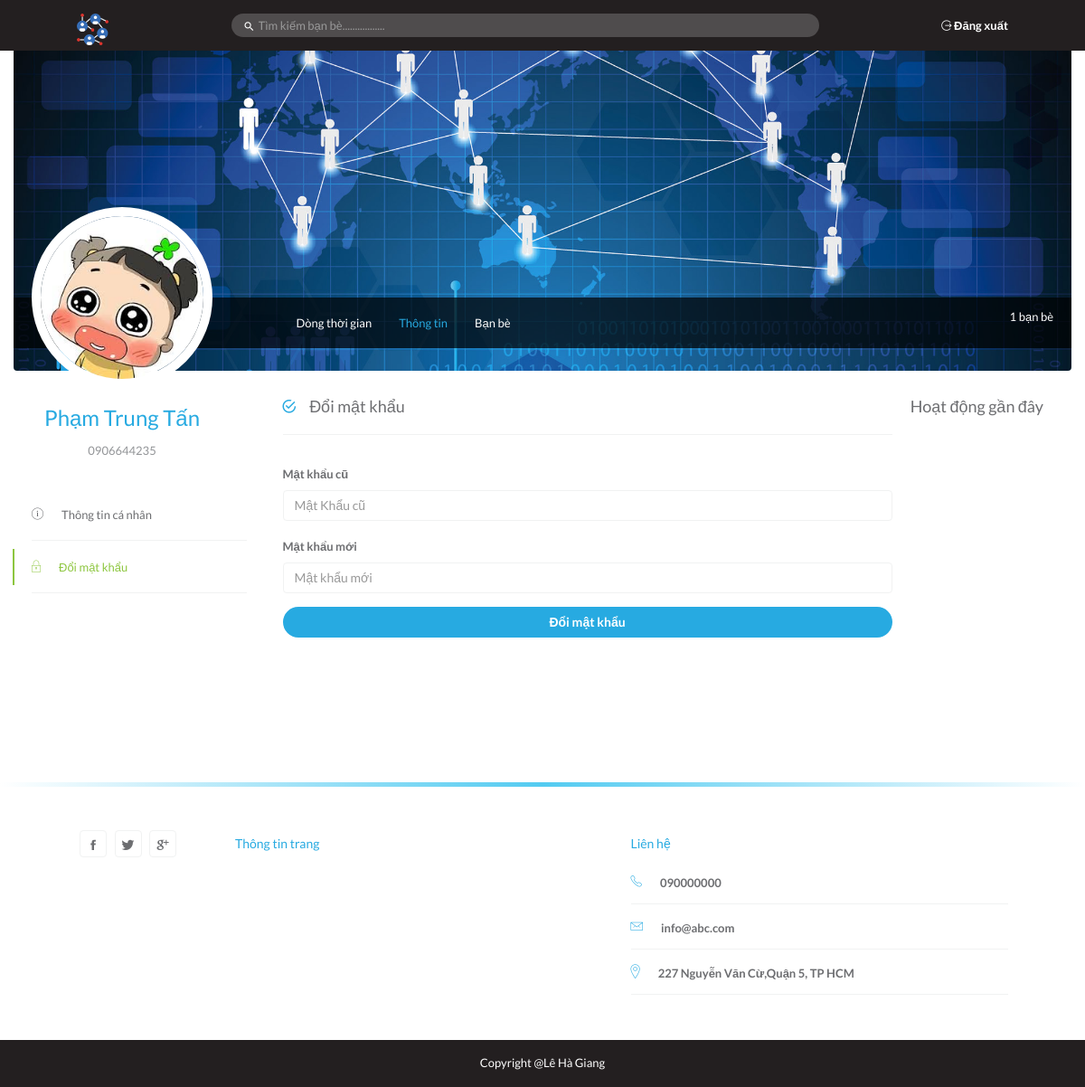
The page /changepass.php (signed in) on the database as committed earlier.
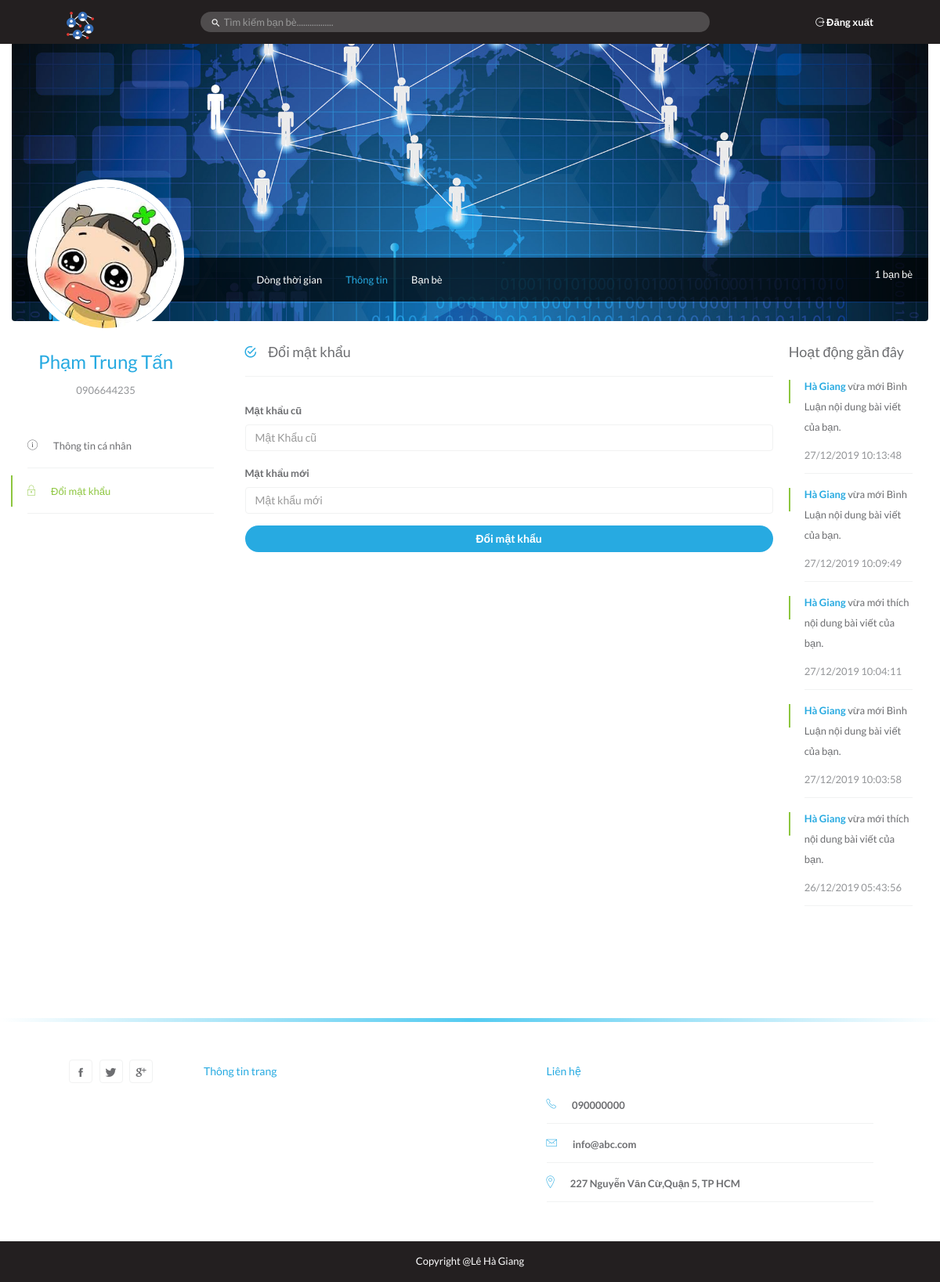
The same page on the database as committed later.
### tables this page shows
CREATE TABLE `users_notifications` (
  `NotificationID` int(11) NOT NULL,
  `FromUserID` int(11) NOT NULL,
  `ToUserID` int(11) NOT NULL,
  `NotificationType` int(11) NOT NULL DEFAULT 0 COMMENT '0 - Yêu cầu kết bạn, 1 - Có tin nhắn , 2- Có người vừa like ảnh',
  `ShortDescription` text NOT NULL,
  `CreatedDate` datetime NOT NULL DEFAULT current_timestamp(),
  `IsComplete` tinyint(1) NOT NULL DEFAULT 0
);

CREATE TABLE `users` (
  `UserID` int(11) NOT NULL,
  `FullName` text NOT NULL,
  `Email` varchar(500) NOT NULL,
  `Pwd` varchar(500) NOT NULL,
  `Phone` varchar(50) DEFAULT NULL,
  `DOB` date DEFAULT NULL,
  `ImageUrl` varchar(1000) NOT NULL,
  `ImagePage` varchar(4000) NOT NULL,
  `IsActived` tinyint(1) NOT NULL DEFAULT 0,
  `ActivedCode` varchar(20) NOT NULL,
  `ActivedDate` datetime NOT NULL,
  `CreatedDate` datetime NOT NULL DEFAULT current_timestamp()
);

### functions.php (called while the page is built, shortened)
<?php
function findUserById($id)
{
    global $db;
    $stmt=$db->prepare("SELECT * FROM users WHERE UserID  = ?");
    $stmt->execute(array($id));
    return  $stmt->fetch(PDO::FETCH_ASSOC);
}
function GetNotifyByUser($UserID)
{
    global $db;
    $stmt=$db->prepare("SELECT un.*,u.FullName,u.ImageUrl FROM users_notifications as un join users u on un.FromUserID = u.UserID WHERE un.ToUserID = ? AND IsComplete = 0 ORDER BY un.CreatedDate DESC");
    $stmt->execute(array($UserID));
    return $stmt->fetchAll(PDO::FETCH_ASSOC);
}

### init.php (called while the page is built, shortened)
<?php
    require_once ('functions.php');
    $page = getPage();
    if($page != "login" && $page != "actived" && $page != "forgetpass")
    {
        if(isset($_SESSION['USERID'])) {
            $currentUser=findUserById($_SESSION['USERID']);
        }
        else
            header('Location: login.php');
    }
?>

### changepass.php (the view, shortened to what the changed rows need)
<?php
    require_once 'init.php';
    require_once 'functions.php';
?>
<!DOCTYPE html>
<html lang="en">
    <head>
        <?php require_once("header.php") ?>
    </head>
<body>
<div class="container-fluid">
      <div class="timeline">
        <div id="page-contents">
          <div class="row">
            <?php require_once("Notify.php") ?>
          </div>
        </div>
      </div>
    </div>
</body>
</html>

### Notify.php (shortened to what the changed rows need)
<?php
    require_once 'init.php';
    require_once 'functions.php';
    $UserID = $currentUser["UserID"];
    $listNotify = GetNotifyByUser($UserID);
?>
<div class="col-md-2 static">
    <div class="suggestions" id="sticky-sidebar">
        <?php foreach ($listNotify as $item) { ?>
            <div class="feed-item">
                <div class="live-activity">
                    <p><a href="#" class="profile-link"><?php echo $item["FullName"] ?></a>
                        vừa mới
                        <?php echo $item["ShortDescription"]; ?>
                    </p>
                    <p class="text-muted"><?php echo date_format(date_create($item["CreatedDate"]),"d/m/Y H:i:s");?></p>
                </div>
            </div>
        <?php }?>
    </div>
</div>

Rows that differ between the two databases and show on the page:
added users_notifications: users.FullName "Hà Giang", ShortDescription "Bình Luận nội dung bài viết của bạn.", CreatedDate "27/12/2019 10:13:48"
added users_notifications: users.FullName "Hà Giang", ShortDescription "Bình Luận nội dung bài viết của bạn.", CreatedDate "27/12/2019 10:09:49"
added users_notifications: users.FullName "Hà Giang", ShortDescription "thích nội dung bài viết của bạn.", CreatedDate "27/12/2019 10:04:11"
added users_notifications: users.FullName "Hà Giang", ShortDescription "Bình Luận nội dung bài viết của bạn.", CreatedDate "27/12/2019 10:03:58"
added users_notifications: users.FullName "Hà Giang", ShortDescription "thích nội dung bài viết của bạn.", CreatedDate "26/12/2019 05:43:56"
